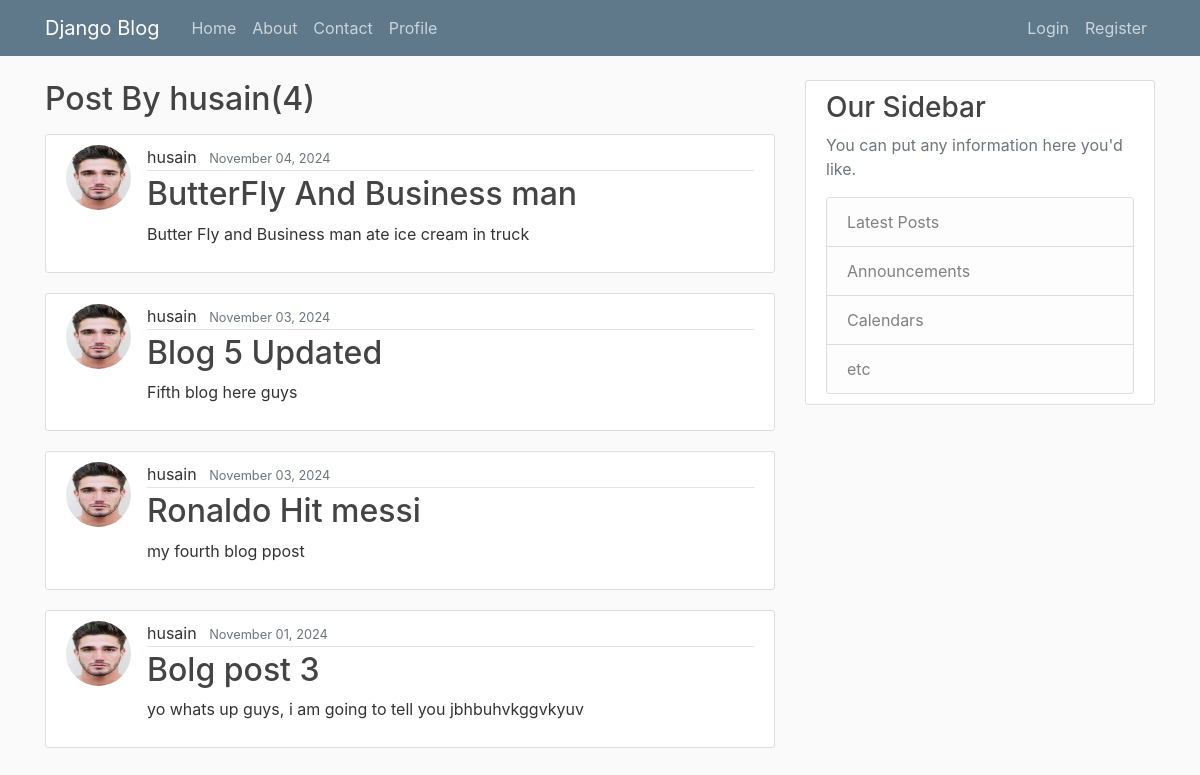
/user/husain, run on an earlier commit of the app's database.
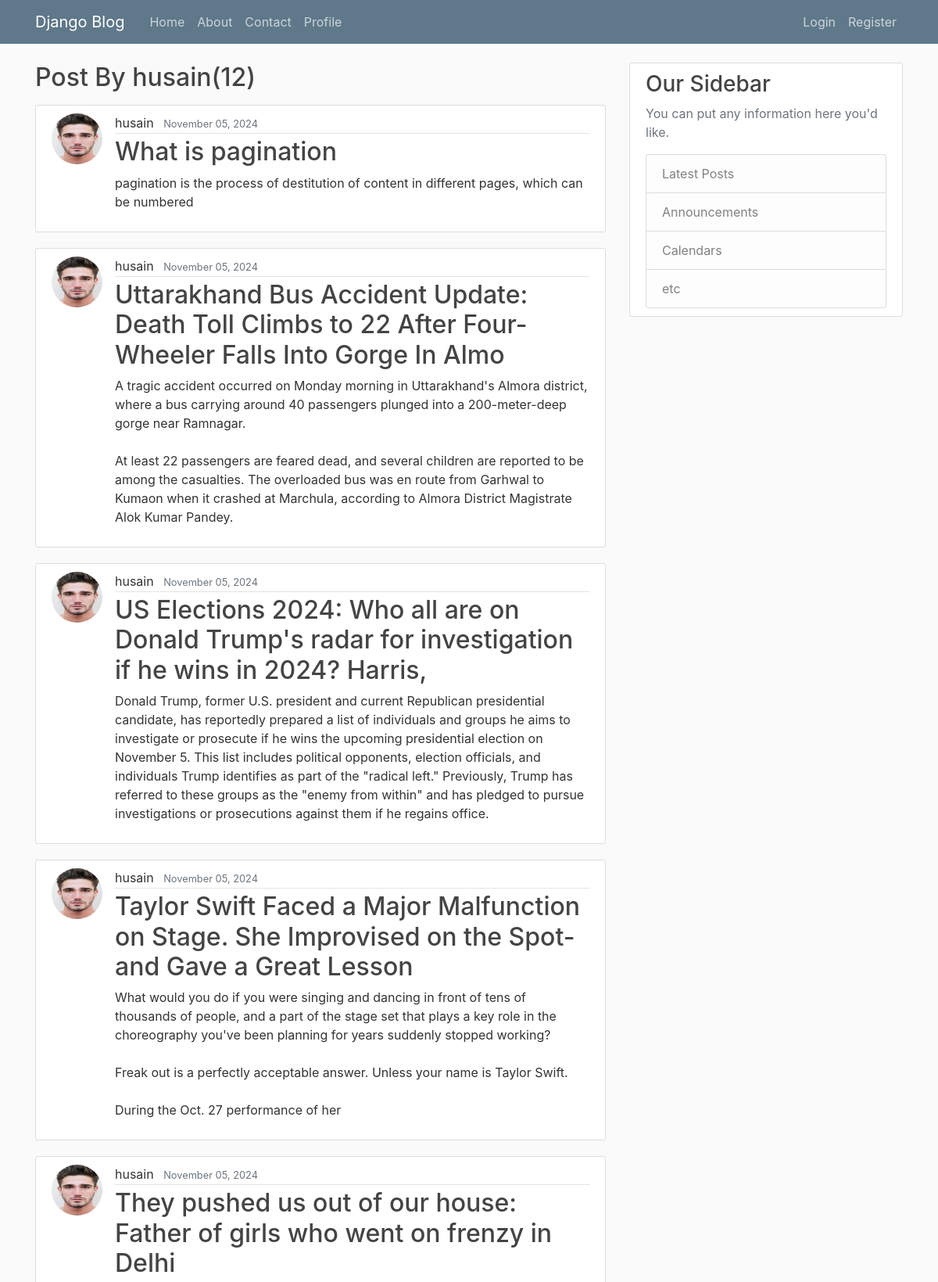
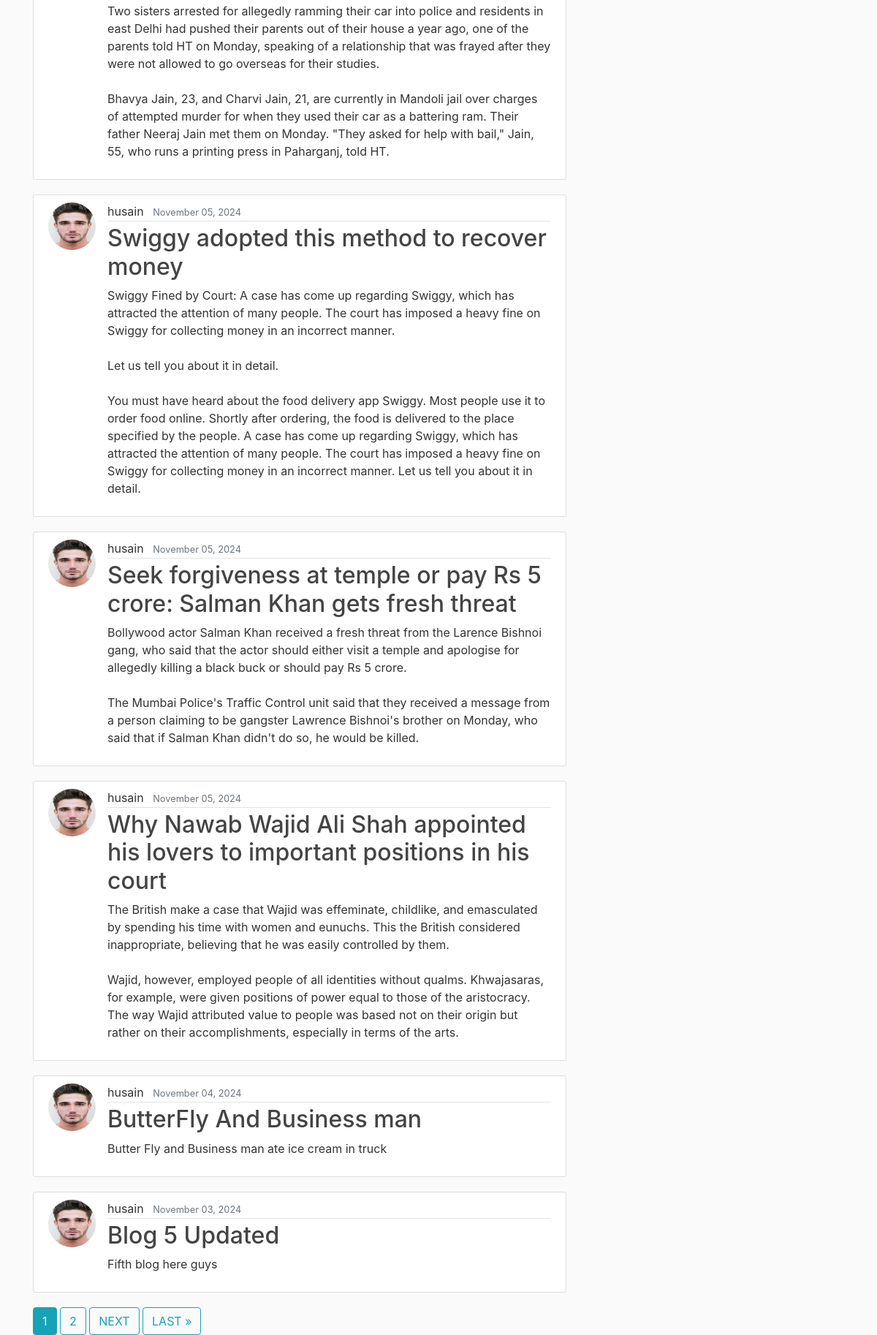
And on a later commit of the database (2 pictures, top to bottom).
### blog/models.py (models this page shows, shortened)
class Post(models.Model):
    title= models.CharField(max_length=100)
    content= models.TextField()
    date=models.DateTimeField(default=timezone.now)
    author=models.ForeignKey(User,on_delete=models.CASCADE)

### users/models.py (models this page shows, shortened)
class Profile(models.Model):
    user = models.OneToOneField(User,on_delete=models.CASCADE)
    image = models.ImageField(default='default.jpg',upload_to='profile_pics')

### blog/views.py (the view)
# urls.py: path('user/<str:username>', UserPostListView.as_view(), name='user-posts'),
class UserPostListView(ListView):
    model= Post
    template_name='blog/user_posts.html'
    context_object_name='posts'
    paginate_by=10
    def get_queryset(self):
        user=get_object_or_404(User, username=self.kwargs.get('username'))
        return Post.objects.filter(author__username=user).order_by('-date')

### blog/templates/blog/user_posts.html (shortened to what this page needs)
{% extends "blog/base.html" %}
{% block content %}
<h2 class='mb-3'>Post By {{view.kwargs.username}}({{page_obj.paginator.count}})</h2>
{% for post in posts %}
<article class="media content-section">
    <img class="rounded-circle article-img" src="{{post.author.profile.image.url}}">
    <div class="media-body">
      <div class="article-metadata">
        <a class="mr-2" >{{ post.author }}</a>
        <small class="text-muted">{{ post.date | date:"F d, Y"}}</small>
      </div>
      <h2><a class="article-title" href="{%url 'post-detail' post.id %}">{{ post.title }}</a></h2>
      <p class="article-content">{{ post.content }}</p>
    </div>
  </article>
{% empty %}
    <p>No posts available.</p>
{% endfor %}
{%if is_paginated%}
<div class="pagination">
    <span class="step-links">
        {%for num in page_obj.paginator.page_range%}
            {% if page_obj.number == num %}
                <a class="btn btn-info mb=5" href="?page={{ num }}">{{ num }}</a>
            {% elif num > page_obj.number|add:'-3' and num < page_obj.number|add:'3' %}
                <a class="btn btn-outline-info mb=5" href="?page={{ num }}">{{ num }}</a>
            {% endif %}
        {%endfor%}
        {% if page_obj.has_next %}
            <a class="btn btn-outline-info mb=5" href="?page={{ page_obj.next_page_number }}">NEXT</a>
            <a class="btn btn-outline-info mb=5" href="?page={{ page_obj.paginator.num_pages }}">LAST &raquo;</a>
        {% endif %}
    </span>
</div>
{% endif %}
{% endblock content %}

What changed in the data, as far as the page shows it:
no longer on this page (row unchanged): Post: author.profile.image (picture), author "husain", date "November 03, 2024", title "Ronaldo Hit messi", content "my fourth blog ppost"
no longer on this page (row edited): Post: author.profile.image (picture), author "husain", date "November 01, 2024", title "Bolg post 3", content "yo whats up guys, i am going to tell you jbhbuhvkggvkyuv"
added Post: author.profile.image (picture), author "husain", date "November 05, 2024", title "What is pagination", content "pagination is the process of destitution of content in different pages, which can be numbered"
added Post: author.profile.image (picture), author "husain", date "November 05, 2024", title "Uttarakhand Bus Accident Update: Death Toll Climbs to 22 After Four-Wheeler Falls Into Gorge In Almo", content "A tragic accident occurred on Monday morning in Uttarakhand's Almora district, where a bus carrying around 40 passengers plunged into a 200-meter-deep gorge near Ramnagar. At least 22 passengers are feared dead, and several children are reported to be among the casualties. The overloaded bus was en route from Garhwal to Kumaon when it crashed at Marchula, according to Almora District Magistrate Alok Kumar Pandey."
added Post: author.profile.image (picture), author "husain", date "November 05, 2024", title "US Elections 2024: Who all are on Donald Trump's radar for investigation if he wins in 2024? Harris,", content "Donald Trump, former U.S. president and current Republican presidential candidate, has reportedly prepared a list of individuals and groups he aims to investigate or prosecute if he wins the upcoming presidential election on November 5. This list includes political opponents, election officials, and individuals Trump identifies as part of the \"radical left.\" Previously, Trump has referred to these groups as the \"enemy from within\" and has pledged to pursue investigations or prosecutions against them if he regains office."
added Post: author.profile.image (picture), author "husain", date "November 05, 2024", title "Taylor Swift Faced a Major Malfunction on Stage. She Improvised on the Spot-and Gave a Great Lesson", content "What would you do if you were singing and dancing in front of tens of thousands of people, and a part of the stage set that plays a key role in the choreography you've been planning for years suddenly stopped working? Freak out is a perfectly acceptable answer. Unless your name is Taylor Swift. During the Oct. 27 performance of her"
added Post: author.profile.image (picture), author "husain", date "November 05, 2024", title "They pushed us out of our house: Father of girls who went on frenzy in Delhi", content "Two sisters arrested for allegedly ramming their car into police and residents in east Delhi had pushed their parents out of their house a year ago, one of the parents told HT on Monday, speaking of a relationship that was frayed after they were not allowed to go overseas for their studies. Bhavya Jain, 23, and Charvi Jain, 21, are currently in Mandoli jail over charges of attempted murder for when they used their car as a battering ram. Their father Neeraj Jain met them on Monday. \"They asked for help with bail,\" Jain, 55, who runs a printing press in Paharganj, told HT."
added Post: author.profile.image (picture), author "husain", date "November 05, 2024", title "Swiggy adopted this method to recover money", content "Swiggy Fined by Court: A case has come up regarding Swiggy, which has attracted the attention of many people. The court has imposed a heavy fine on Swiggy for collecting money in an incorrect manner. Let us tell you about it in detail. You must have heard about the food delivery app Swiggy. Most people use it to order food online. Shortly after ordering, the food is delivered to the place specified by the people. A case has come up regarding Swiggy, which has attracted the attention of many people. The court has imposed a heavy fine on Swiggy for collecting money in an incorrect manner. Let us tell you about it in detail."
added Post: author.profile.image (picture), author "husain", date "November 05, 2024", title "Seek forgiveness at temple or pay Rs 5 crore: Salman Khan gets fresh threat", content "Bollywood actor Salman Khan received a fresh threat from the Larence Bishnoi gang, who said that the actor should either visit a temple and apologise for allegedly killing a black buck or should pay Rs 5 crore. The Mumbai Police's Traffic Control unit said that they received a message from a person claiming to be gangster Lawrence Bishnoi's brother on Monday, who said that if Salman Khan didn't do so, he would be killed."
added Post: author.profile.image (picture), author "husain", date "November 05, 2024", title "Why Nawab Wajid Ali Shah appointed his lovers to important positions in his court", content "The British make a case that Wajid was effeminate, childlike, and emasculated by spending his time with women and eunuchs. This the British considered inappropriate, believing that he was easily controlled by them. Wajid, however, employed people of all identities without qualms. Khwajasaras, for example, were given positions of power equal to those of the aristocracy. The way Wajid attributed value to people was based not on their origin but rather on their accomplishments, especially in terms of the arts."
Also different on the page:
{{ page_obj.paginator.count }}: "4" → "12"
new list line: "1"
new list line: "2"
text now shown: "NEXT LAST »"
